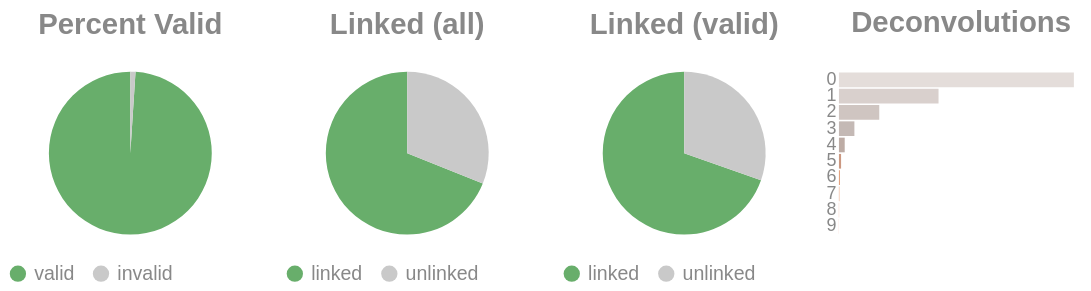

Notebook cell for this chart:
### Code cell
if SKIPLR:
    pass
else:
    clash = Counter()
    for i in valids['molecule'].to_list():
        _mol = i.split("-")
        if len(_mol) == 1:
            clash.update('0')
        else:
            clash.update(_mol[-1])

    _d = {"deconvolutions": [], 'count': []}
    for k,v in clash.items():
        _d['deconvolutions'].append(k)
        _d['count'].append(v)

    tot_valid = valids['reads'].sum()
    mask = valids['reads'] >= 2
    n_linked_reads = valids.filter(mask)['reads'].sum()
    if n_linked_reads == 0:
        print_html("No linked molecules (>=2 reads) were detected; skipping linked-only distributions.")
        SKIPLR = True
    else:
        perc_valid = round(tot_valid / n_reads, 4)
        linked_perc_abs = round(n_linked_reads / n_reads, 4)
        linked_perc = round(n_linked_reads / tot_valid, 4)

    _valid = pl.DataFrame({"valids": ['valid', 'invalid'], "count": [tot_valid, n_reads - tot_valid]})
    _linked_abs = pl.DataFrame({"linked (absolute)": ['linked', 'unlinked'], "count": [n_linked_reads, n_reads - n_linked_reads]})
    _linked_rel = pl.DataFrame({"linked (valids)": ['linked', 'unlinked'], "count": [n_linked_reads, tot_valid - n_linked_reads]})

    (
        alt.hconcat(
            piechart(_valid, goodval = 'valid', title = "Percent Valid"),
            piechart(_linked_abs, goodval = "linked", title =  "Linked (all)"),
            piechart(_linked_rel, goodval = "linked", title =  "Linked (valid)"),
            convolutionbar(pl.DataFrame(_d), title = "Deconvolutions"),
            center = True,
            bounds = 'flush'
        )
        .resolve_scale(color='independent')
        .resolve_legend('independent')
        .properties(usermeta={'embedOptions': {"actions": False}})
    ).display()

### Figure 1 — Vega-Lite specification as saved in the notebook (floating-point values rounded to 4 significant figures)
{"width": "container", "height": 400, "config": {"title": {"anchor": "start", "dy": -15, "fontSize": 18, "color": "#888888", "subtitleColor": "#888888", "subtitleFontSize": 14}, "arc": {"fill": "#0072B2"}, "axis": {"domainColor": "#888888", "domainWidth": 0.5, "gridWidth": 0.2, "grid": false, "titleFontWeight": 400, "titleFontSize": 15, "labelFontSize": 11, "labelColor": "#888888", "tickColor": "#888888", "tickWidth": 0.2, "titleColor": "#888888"}, "axisBand": {"grid": false}, "axisX": {"grid": true, "tickSize": 10, "domainCap": "round"}, "axisY": {"domain": false, "grid": true, "tickSize": 0, "domainCap": "round"}, "background": "transparent", "header": {"labelFontSize": 15, "labelColor": "#888888", "titleFontSize": 15, "titleFontWeight": 600, "titleColor": "#888888"}, "legend": {"labelFont": "sans-serif", "labelFontSize": 12, "labelColor": "#888888", "symbolSize": 100, "symbolType": "circle", "titleFontSize": 12, "titlePadding": 10, "titleColor": "#888888", "title": null}, "range": {"category": ["#E69F00", "#56B4E9", "#009E73", "#F0E442", "#0072B2", "#D55E00", "#CC79A7", "#000000"], "diverging": ["#cfe8f3", "#a2d4ec", "#73bfe2", "#46abdb", "#1696d2", "#12719e"]}, "area": {"fill": "#0072B2", "fillOpacity": 0.7, "line": true, "strokeOpacity": 0.7}, "line": {"color": "#0072B2", "stroke": "#0072B2", "strokeWidth": 2}, "trail": {"color": "#0072B2", "stroke": "#0072B2", "strokeWidth": 0, "size": 1}, "point": {"filled": true, "fillOpacity": 1.0, "size": 95}, "text": {"color": "#888888", "fontSize": 11, "align": "right", "fontWeight": 400, "size": 11}, "bar": {"fill": "#0072B2", "stroke": null}, "view": {"stroke": null, "continuousWidth": 660, "continuousHeight": 400}}, "hconcat": [{"data": {"name": "data-1f736c4efbb8f946f1b0ac7a78faabb9"}, "mark": {"type": "arc"}, "encoding": {"color": {"field": "valids", "legend": {"orient": "bottom", "title": null}, "scale": {"domain": ["valid", "invalid"], "range": ["#68ae6b", "#C9C9C9"]}, "title": "Valids", "type": "nominal"}, "theta": {"field": "count", "type": "quantitative"}, "tooltip": [{"field": "valids", "title": "Valids", "type": "ordinal"}, {"field": "percent", "format": ".2%", "title": "Percent", "type": "quantitative"}, {"field": "count", "title": "Count", "type": "quantitative"}]}, "height": 100, "title": {"text": "Percent Valid", "align": "center", "anchor": "middle"}, "transform": [{"calculate": "datum.count / 6403960", "as": "percent"}], "width": 150}, {"data": {"name": "data-76ba74faa574f413905291e60d90b369"}, "mark": {"type": "arc"}, "encoding": {"color": {"field": "linked (absolute)", "legend": {"orient": "bottom", "title": null}, "scale": {"domain": ["linked", "unlinked"], "range": ["#68ae6b", "#C9C9C9"]}, "title": "Linked (Absolute)", "type": "nominal"}, "theta": {"field": "count", "type": "quantitative"}, "tooltip": [{"field": "linked (absolute)", "title": "Linked (Absolute)", "type": "ordinal"}, {"field": "percent", "format": ".2%", "title": "Percent", "type": "quantitative"}, {"field": "count", "title": "Count", "type": "quantitative"}]}, "height": 100, "title": {"text": "Linked (all)", "align": "center", "anchor": "middle"}, "transform": [{"calculate": "datum.count / 6403960", "as": "percent"}], "width": 150}, {"data": {"name": "data-a64e0989e74af1a728faf79866821655"}, "mark": {"type": "arc"}, "encoding": {"color": {"field": "linked (valids)", "legend": {"orient": "bottom", "title": null}, "scale": {"domain": ["linked", "unlinked"], "range": ["#68ae6b", "#C9C9C9"]}, "title": "Linked (Valids)", "type": "nominal"}, "theta": {"field": "count", "type": "quantitative"}, "tooltip": [{"field": "linked (valids)", "title": "Linked (Valids)", "type": "ordinal"}, {"field": "percent", "format": ".2%", "title": "Percent", "type": "quantitative"}, {"field": "count", "title": "Count", "type": "quantitative"}]}, "height": 100, "title": {"text": "Linked (valid)", "align": "center", "anchor": "middle"}, "transform": [{"calculate": "datum.count / 6338666", "as": "percent"}], "width": 150}, {"data": {"name": "data-15aeb5e56ca9d4108776785382fcf7ff"}, "mark": {"type": "bar"}, "encoding": {"color": {"field": "deconvolutions", "legend": null, "scale": {"scheme": "lightgreyred"}, "type": "nominal"}, "tooltip": [{"field": "deconvolutions", "title": "Deconvolutions", "type": "ordinal"}, {"field": "percent", "format": ".2%", "title": "Percent", "type": "quantitative"}, {"field": "count", "title": "Count", "type": "quantitative"}], "x": {"axis": null, "field": "count", "type": "quantitative"}, "y": {"field": "deconvolutions", "sort": "ascending", "title": null, "type": "nominal"}}, "height": 100, "title": {"text": "Deconvolutions", "align": "center", "anchor": "middle"}, "transform": [{"calculate": "datum.count / 3270029", "as": "percent"}], "width": 150}], "bounds": "flush", "center": true, "resolve": {"legend": {"angle": "independent"}, "scale": {"color": "independent"}}, "usermeta": {"embedOptions": {"actions": false}}, "$schema": "https://vega.github.io/schema/vega-lite/v6.4.1.json", "datasets": {"data-1f736c4efbb8f946f1b0ac7a78faabb9": [{"valids": "valid", "count": 6338666}, {"valids": "invalid", "count": 65294}], "data-76ba74faa574f413905291e60d90b369": [{"linked (absolute)": "linked", "count": 4412563}, {"linked (absolute)": "unlinked", "count": 1991397}], "data-a64e0989e74af1a728faf79866821655": [{"linked (valids)": "linked", "count": 4412563}, {"linked (valids)": "unlinked", "count": 1926103}], "data-15aeb5e56ca9d4108776785382fcf7ff": [{"deconvolutions": "0", "count": 1923008}, {"deconvolutions": "1", "count": 815225}, {"deconvolutions": "2", "count": 330095}, {"deconvolutions": "3", "count": 126564}, {"deconvolutions": "4", "count": 47270}, {"deconvolutions": "5", "count": 17559}, {"deconvolutions": "6", "count": 6525}, {"deconvolutions": "7", "count": 2456}, {"deconvolutions": "8", "count": 940}, {"deconvolutions": "9", "count": 387}]}}
